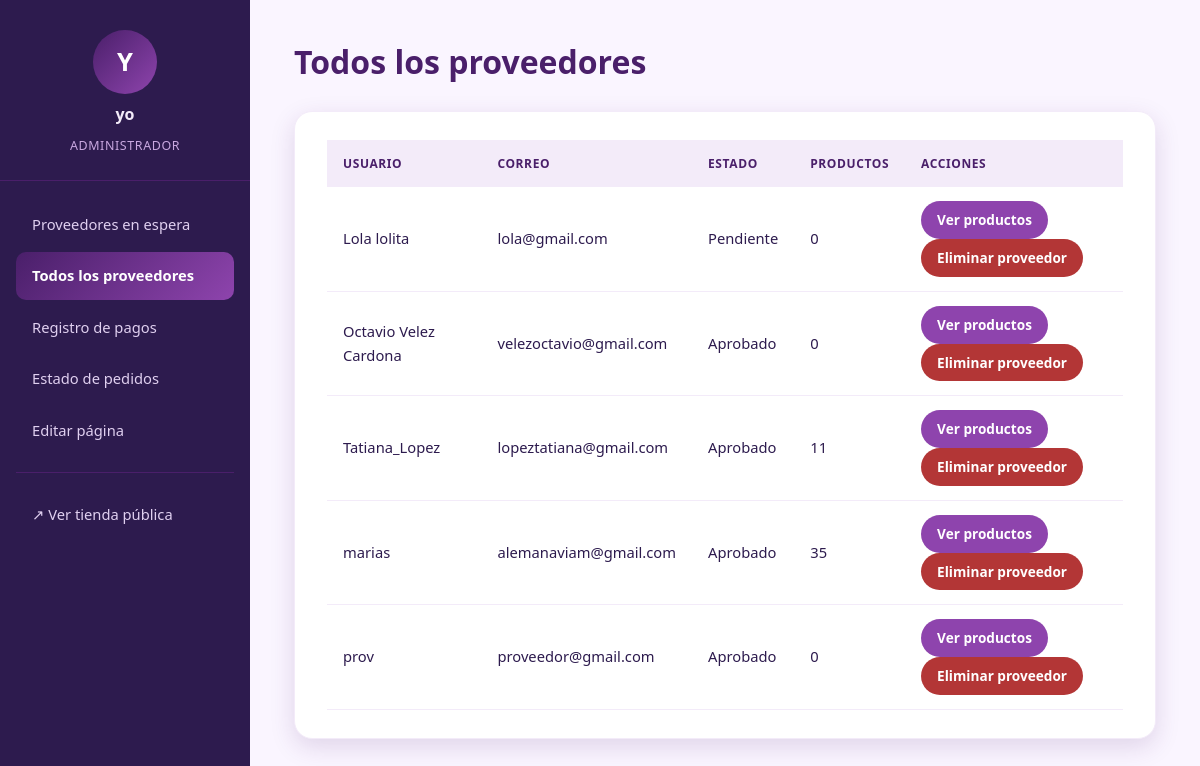
/adm/proveedores/lista/ (signed in), run on the app's committed database.
### usuarios/models.py (models this page shows, shortened)
class Perfil(models.Model):
    ROLES = [
        ('ADMIN', 'Administrador de la Plataforma'),
        ('PROVEEDOR', 'Proveedor de Herramientas'),
        ('CLIENTE', 'Cliente Final'),
    ]
    usuario = models.OneToOneField(User, on_delete=models.CASCADE, related_name='perfil')
    rol = models.CharField(max_length=15, choices=ROLES, default='CLIENTE')
    telefono = models.CharField(max_length=20, blank=True, null=True)
    direccion = models.CharField(max_length=255, blank=True, null=True)
    ciudad = models.CharField(max_length=100, blank=True, null=True)
    aprobado = models.BooleanField(default=True)

### administracion/views.py (the view)
# urls.py: path('proveedores/lista/', views.lista_proveedores, name='lista_proveedores'),
@admin_required
def lista_proveedores(request):
    Perfil = apps.get_model("usuarios", "Perfil")
    Producto = apps.get_model("inventario", "Producto")
    proveedores = (
        Perfil.objects
        .filter(rol='PROVEEDOR')
        .select_related('usuario')
        .order_by('usuario__username')
    )
    for perfil in proveedores:
        perfil.total_productos = Producto.objects.filter(proveedor=perfil.usuario).count()
    return render(request, 'administracion/lista_proveedores.html', {
        'proveedores': proveedores,
        'active': 'lista_proveedores',
    })

### administracion/templates/administracion/lista_proveedores.html (shortened to what this page needs)
{% extends 'administracion/base_admin.html' %}
{% block contenido %}
    <h1>Todos los proveedores</h1>
    <section class="admin-card">
        {% if proveedores %}
            <table class="admin-table">
                <thead>
                    <tr>
                        <th>Usuario</th>
                        <th>Correo</th>
                        <th>Estado</th>
                        <th>Productos</th>
                        <th>Acciones</th>
                    </tr>
                </thead>
                <tbody>
                {% for perfil in proveedores %}
                    <tr>
                        <td>{{ perfil.usuario.username }}</td>
                        <td>{{ perfil.usuario.email }}</td>
                        <td>
                            {% if perfil.aprobado %}
                                <span class="badge-ok">Aprobado</span>
                            {% else %}
                                <span class="badge-pend">Pendiente</span>
                            {% endif %}
                        </td>
                        <td>{{ perfil.total_productos }}</td>
                        <td>
                            <a href="{% url 'administracion:productos_proveedor' perfil_id=perfil.id %}" class="btn btn-approve">Ver productos</a>
                            <a href="{% url 'administracion:eliminar_proveedor' perfil_id=perfil.id %}" class="btn btn-reject"
                               onclick="return confirm('¿Eliminar la cuenta de {{ perfil.usuario.username }}? Esto también borrará TODOS sus productos permanentemente.');">
                                Eliminar proveedor
                            </a>
                        </td>
                    </tr>
                {% endfor %}
                </tbody>
            </table>
        {% else %}
            <p>Aún no hay proveedores registrados.</p>
        {% endif %}
    </section>
{% endblock %}

### administracion/templates/administracion/base_admin.html (shortened to what this page needs)
{% load static %}
<!DOCTYPE html>
<html lang="es">
<head>
    <link rel="stylesheet" href="{% static 'dash.css' %}">
    <link rel="stylesheet" href="{% static 'base.css' %}">
</head>
<body>
<div class="admin-layout">
    <aside class="admin-sidebar">
        <div class="admin-profile">
            <div class="avatar-circle">{{ request.user.username|first|upper }}</div>
            <p class="admin-name">{{ request.user.username }}</p>
            <p class="admin-role">Administrador</p>
        </div>
        <nav class="admin-nav">
            <a href="{% url 'administracion:dashboard' %}" class="{% if active == 'proveedores' %}active{% endif %}">Proveedores en espera</a>
            <a href="{% url 'administracion:lista_proveedores' %}" class="{% if active == 'lista_proveedores' %}active{% endif %}">Todos los proveedores</a>
            <a href="{% url 'administracion:pagos' %}" class="{% if active == 'pagos' %}active{% endif %}">Registro de pagos</a>
            <a href="{% url 'administracion:pedidos' %}" class="{% if active == 'pedidos' %}active{% endif %}">Estado de pedidos</a>
            <a href="{% url 'administracion:gestion_diseno' %}" class="{% if active == 'diseno' %}active{% endif %}">Editar página</a>
            <hr>
            <a href="{% url 'usuarios:tienda_home' %}" target="_blank" rel="noopener">↗ Ver tienda pública</a>
        </nav>
    </aside>
    <main class="admin-main">
        {% block contenido %}{% endblock %}
    </main>
</div>
</body>
</html>

### administracion/static/dash.css (style rules this page uses)
:root { --purple-900: #2d1b4e; --purple-800: #4a1f6a; --purple-700: #6c3b8c; --purple-600: #8e44ad; --purple-500: #9b59b6; --purple-400: #b38cd9; --purple-300: #c9a8e0; --purple-200: #e0d0f0; --purple-100: #f3ebf9; --purple-50: #faf5ff; --gradient-hero: linear-gradient(135deg, #4a1f6a, #8e44ad); --shadow: 0 8px 24px rgba(75, 30, 110, 0.15); --radius: 18px; --success: #27ae60; --success-hover: #219150; --font-family: system-ui, -apple-system, BlinkMacSystemFont, 'Segoe UI', Roboto, Oxygen, Ubuntu, Cantarell, sans-serif; }
*, *::before, *::after { box-sizing: border-box; margin: 0; padding: 0; }
body { font-family: var(--font-family); background-color: var(--purple-50); color: var(--purple-900); line-height: 1.6; min-height: 100vh; }
.admin-card { background: white; border-radius: var(--radius); padding: 2rem; box-shadow: var(--shadow); border: 1px solid var(--purple-100); margin-bottom: 2rem; }
.btn { display: inline-flex; align-items: center; text-decoration: none; font-weight: 600; font-size: 0.9rem; padding: 0.6rem 1.2rem; border-radius: calc(var(--radius) - 8px); transition: all 0.2s ease; cursor: pointer; }
.btn-approve { background-color: var(--success); color: white; margin-left: 0; }
.btn-reject { background: #b33636; color: #fff; }

### administracion/static/base.css (style rules this page uses)
:root { --purple-900: #2d1b4e; --purple-800: #4a1f6a; --purple-700: #6c3b8c; --purple-600: #8e44ad; --purple-500: #9b59b6; --purple-400: #b38cd9; --purple-300: #c9a8e0; --purple-200: #e0d0f0; --purple-100: #f3ebf9; --purple-50: #faf5ff; --gradient-hero: linear-gradient(135deg, #4a1f6a, #8e44ad); --shadow: 0 8px 24px rgba(75, 30, 110, 0.15); --radius: 18px; }
* { box-sizing: border-box; margin: 0; padding: 0; font-family: 'Segoe UI', Tahoma, Geneva, Verdana, sans-serif; }
body { background: var(--purple-50); color: var(--purple-900); min-height: 100vh; }
.admin-layout { display: flex; min-height: 100vh; }
.admin-sidebar { width: 250px; flex-shrink: 0; background: var(--purple-900); color: var(--purple-100); display: flex; flex-direction: column; padding: 30px 0; }
.admin-profile { display: flex; flex-direction: column; align-items: center; gap: 8px; padding-bottom: 24px; margin-bottom: 20px; border-bottom: 1px solid var(--purple-800); }
.avatar-circle { width: 64px; height: 64px; border-radius: 50%; background: var(--gradient-hero); display: flex; align-items: center; justify-content: center; font-size: 1.6rem; font-weight: 700; color: white; }
.admin-name { font-weight: 700; font-size: 1rem; }
.admin-role { font-size: 0.78rem; color: var(--purple-300); text-transform: uppercase; letter-spacing: 0.6px; }
.admin-nav { display: flex; flex-direction: column; gap: 4px; padding: 0 16px; }
.admin-nav a { display: flex; align-items: center; gap: 10px; padding: 12px 16px; border-radius: 10px; color: var(--purple-200); text-decoration: none; font-size: 0.92rem; font-weight: 500; transition: background 0.2s ease, color 0.2s ease; }
.admin-nav a.active { background: var(--gradient-hero); color: white; font-weight: 700; }
.admin-nav hr { border: none; border-top: 1px solid var(--purple-800); margin: 14px 0; }
.admin-main { flex: 1; padding: 36px 44px; }
.admin-main h1 { color: var(--purple-800); margin-bottom: 24px; }
.admin-card { background: white; border-radius: var(--radius); box-shadow: var(--shadow); padding: 28px 32px; }
table.admin-table { width: 100%; border-collapse: collapse; text-align: left; }
table.admin-table th { background: var(--purple-100); color: var(--purple-800); padding: 14px 16px; font-size: 12px; text-transform: uppercase; letter-spacing: 0.6px; }
table.admin-table td { padding: 14px 16px; border-bottom: 1px solid var(--purple-100); font-size: 0.92rem; }
.btn { display: inline-block; padding: 8px 16px; border-radius: 20px; font-weight: 600; font-size: 0.85rem; text-decoration: none; cursor: pointer; border: none; }
.btn-approve { background: var(--purple-600); color: white; }
.btn-reject { background: #b33636; color: white; }

### data on the page
Perfil: usuario.username "Lola lolita", usuario.email "lola@gmail.com", aprobado "Pendiente", total_productos "0"
Perfil: usuario.username "Octavio Velez Cardona", usuario.email "velezoctavio@gmail.com", aprobado "Aprobado", total_productos "0"
Perfil: usuario.username "Tatiana_Lopez", usuario.email "lopeztatiana@gmail.com", aprobado "Aprobado", total_productos "11"
Perfil: usuario.username "marias", usuario.email "alemanaviam@gmail.com", aprobado "Aprobado", total_productos "35"
Perfil: usuario.username "prov", usuario.email "proveedor@gmail.com", aprobado "Aprobado", total_productos "0"

### other printed values
{{ request.user.username|first|upper }} "Y"
{{ request.user.username }} "yo"
